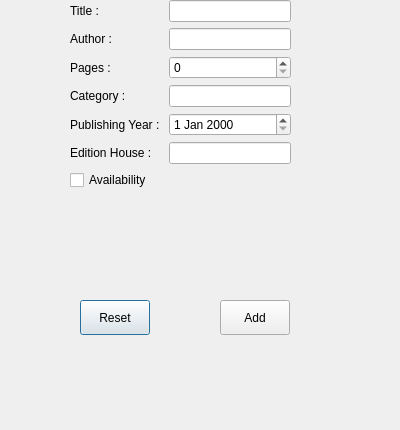
<?xml version="1.0" encoding="UTF-8"?>
<ui version="4.0">
 <class>AddRsrcDialog</class>
 <widget class="QDialog" name="AddRsrcDialog">
  <property name="geometry">
   <rect>
    <x>0</x>
    <y>0</y>
    <width>400</width>
    <height>430</height>
   </rect>
  </property>
  <property name="sizePolicy">
   <sizepolicy hsizetype="Fixed" vsizetype="Fixed">
    <horstretch>0</horstretch>
    <verstretch>0</verstretch>
   </sizepolicy>
  </property>
  <property name="minimumSize">
   <size>
    <width>400</width>
    <height>430</height>
   </size>
  </property>
  <property name="maximumSize">
   <size>
    <width>400</width>
    <height>16777215</height>
   </size>
  </property>
  <property name="windowTitle">
   <string>Dialog</string>
  </property>
  <widget class="QWidget" name="formLayoutWidget">
   <property name="geometry">
    <rect>
     <x>70</x>
     <y>0</y>
     <width>221</width>
     <height>251</height>
    </rect>
   </property>
   <layout class="QFormLayout" name="formLayout">
    <item row="0" column="0">
     <widget class="QLabel" name="label">
      <property name="text">
       <string>Title : </string>
      </property>
     </widget>
    </item>
    <item row="0" column="1">
     <widget class="QLineEdit" name="lineEdit"/>
    </item>
    <item row="1" column="0">
     <widget class="QLabel" name="label_2">
      <property name="text">
       <string>Author : </string>
      </property>
     </widget>
    </item>
    <item row="1" column="1">
     <widget class="QLineEdit" name="lineEdit_2"/>
    </item>
    <item row="3" column="1">
     <widget class="QLineEdit" name="lineEdit_3"/>
    </item>
    <item row="2" column="1">
     <widget class="QSpinBox" name="spinBox"/>
    </item>
    <item row="2" column="0">
     <widget class="QLabel" name="label_3">
      <property name="text">
       <string>Pages :</string>
      </property>
     </widget>
    </item>
    <item row="3" column="0">
     <widget class="QLabel" name="label_7">
      <property name="text">
       <string>Category : </string>
      </property>
     </widget>
    </item>
    <item row="4" column="0">
     <widget class="QLabel" name="label_4">
      <property name="text">
       <string>Publishing Year : </string>
      </property>
     </widget>
    </item>
    <item row="4" column="1">
     <widget class="QDateEdit" name="dateEdit"/>
    </item>
    <item row="5" column="0">
     <widget class="QLabel" name="label_6">
      <property name="text">
       <string>Edition House : </string>
      </property>
     </widget>
    </item>
    <item row="5" column="1">
     <widget class="QLineEdit" name="lineEdit_5"/>
    </item>
    <item row="6" column="0">
     <widget class="QCheckBox" name="checkBox">
      <property name="text">
       <string>Availability</string>
      </property>
     </widget>
    </item>
   </layout>
  </widget>
  <widget class="QPushButton" name="btnResetRsrc">
   <property name="geometry">
    <rect>
     <x>80</x>
     <y>300</y>
     <width>70</width>
     <height>35</height>
    </rect>
   </property>
   <property name="text">
    <string>Reset</string>
   </property>
  </widget>
  <widget class="QPushButton" name="btnAddRsrc">
   <property name="geometry">
    <rect>
     <x>220</x>
     <y>300</y>
     <width>70</width>
     <height>35</height>
    </rect>
   </property>
   <property name="text">
    <string>Add</string>
   </property>
  </widget>
 </widget>
 <resources/>
 <connections/>
</ui>
